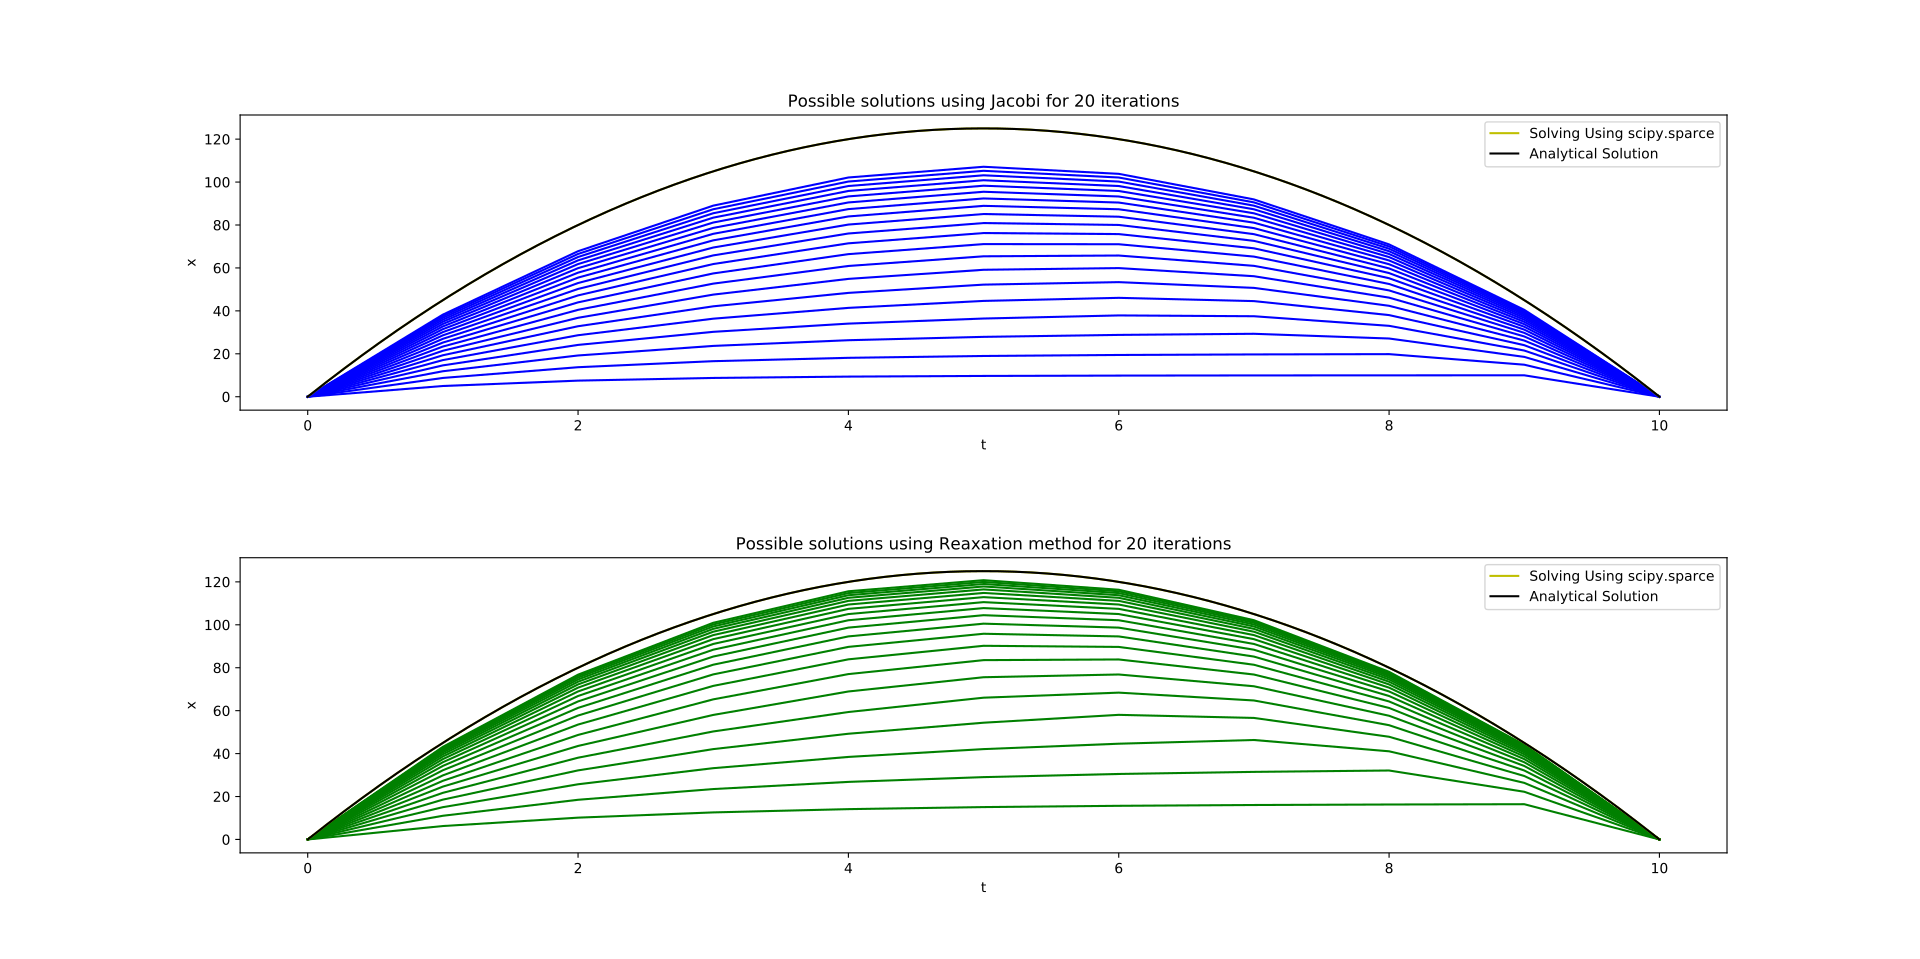

Here is the Python script that generated this plot:
"""
Author: Pruthvi Suryadevara
Email:  pruthvi.suryadevara@tifr.res.in
Solving second order differential equation using Runga-Kutta method

"""

import numpy as np
import matplotlib.pyplot as plt
import scipy.sparse.linalg as sp
from scipy.sparse import csc_matrix
import numpy.linalg as lin

def f(y,t,dy):
    return(-10.0)


# Defning analytical solution  
def y_sol(t):      
    return((-5*(t**2))+50*t)

# Defining Problem paramaters
h=0.01
t0=0
tn=10
y0=0
yn=0
hi=np.linspace(t0,tn,1+int((tn-t0)/h))   # Creating t mesh in range t0,tn 
n=1+int((tn-t0)/h)

# Defining the relaxation problem as A*x=b
A=np.identity(n-2)                       
I=np.identity(n-1)
A=(-2*A)+I[1:n-1,0:n-2]+I[0:n-2,1:n-1]
A=A/h**2
A=csc_matrix(A,dtype=float)
# Defining b=f(y,t,y')=-10 , * if f is a function of y,t,y' then we have to iterate using jacobi or other methods
b=-10*np.ones(n-2)
b[0]=b[0]-(y0/h**2)
b[n-3]=b[n-3]-(yn/h**2)
# Initializing solution y as zeros
y=np.zeros(n)           
y[1:n-1]=sp.spsolve(A,b)       # Solving using sparce solve
y[0]=y0
y[n-1]=yn
y_sp=y

"""
Solving using Jacobi method
Using Jacobi method beacuse the solutions using other methods will show non symmetric possible sloutions which eventually converge to actual solution 

"""
h=1.0 
t0=0
tn=10
y0=0
yn=0

hi1=np.linspace(t0,tn,1+int((tn-t0)/h))   # Creating t mesh in range t0,tn 
n=1+int((tn-t0)/h)

# Defining the relaxation problem as A*x=b
A=np.identity(n-2)                       
I=np.identity(n-1)
A=(-2*A)+I[1:n-1,0:n-2]+I[0:n-2,1:n-1]
A=A/h**2
# Defining b=f(y,t,y')=-10 , * if f is a function of y,t,y' then we have to iterate using jacobi or other methods
y=np.zeros(n)
y[0]=y0
y[n-1]=yn
x=np.zeros(n-2)
xi=x
plt.subplot(2,1,1,title="Possible solutions using Jacobi for 20 iterations")
for i in range(20):
    dx=(y[2:n-1]-y[0:n-3])/(2*h)   
    b[:]=f(x[:],hi1[1:n-1],dx[:])        # Defining in such a way that it can be used for any function 
    b[0]=b[0]-(y0/h**2)
    b[n-3]=b[n-3]-(yn/h**2)
    for j in range(n-2):
        d=b[j]                 # Taking a variable d which equals b(j)-(A(j,0)*x(0) + A(j,1)*x(1) ...... + A(j,n)x(n)) 
        for k in range(n-2):
            if(j!=k):
                d=d-(A[j][k]*x[k])
        xi[j]=(d/A[j][j])      # finding updated jth component of x using  x(j)i+1 = d/A(j,j)
    x=xi
    y[1:n-1]=x[:]
    plt.plot(hi1,y,'b')        # The solution using Jacobi method slowly converges to the actual slution


plt.plot(hi,y_sp,'y',label="Solving Using scipy.sparce")
plt.plot(hi,y_sol(hi),'k',label="Analytical Solution")
plt.xlabel("t")
plt.ylabel("x")
plt.legend()

"""
Solving using Relaxation method 
"""
y=np.zeros(n)
y[0]=y0
y[n-1]=yn
x=np.zeros(n-2)
w=1.25
plt.subplot(2,1,2,title="Possible solutions using Reaxation method for 20 iterations")
for i in range(20):
    dx=(y[2:n-1]-y[0:n-3])/(2*h)   
    b[:]=f(x[:],hi1[1:n-1],dx[:])        # Defining in such a way that it can be used for any function 
    b[0]=b[0]-(y0/h**2)
    b[n-3]=b[n-3]-(yn/h**2)
    for j in range(n-2):
        d=b[j]
        for k in range(n-2):
            if(j!=k):
                d=d-(A[j][k]*x[k])
        x[j]=(w*(d/A[j][j]))+(x[j]*(1-w))   # Adding a extra relaxation to Gauss Sidel
    y[1:n-1]=x[:]
    plt.plot(hi1,y,'g')        # The solution using Jacobi method slowly converges to the actual slution


plt.plot(hi,y_sp,'y',label="Solving Using scipy.sparce")
plt.plot(hi,y_sol(hi),'k',label="Analytical Solution")
plt.xlabel("t")
plt.ylabel("x")
plt.legend()
plt.subplots_adjust(wspace=0.4,hspace=0.5)
plt.show()
